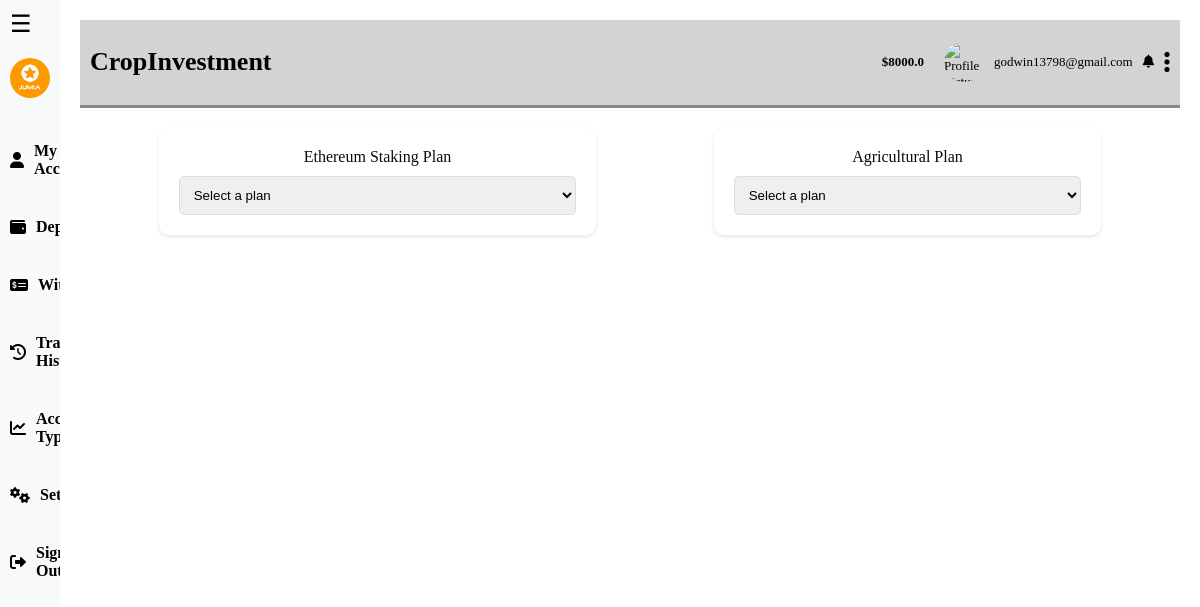
/account (signed in), run on the app's committed database.
### main/auth/models.py (models this page shows, shortened)
class User(db.Model, UserMixin):
    id = db.Column(db.Integer, primary_key=True)
    username = db.Column(db.String(80), unique=True, nullable=False)
    email = db.Column(db.String(120), unique=True, nullable=False)
    password = db.Column(db.String(120), nullable=False)
    country = db.Column(db.String(50), nullable=False)
    first_name = db.Column(db.String(50), nullable=False)
    last_name = db.Column(db.String(50), nullable=False)
    profile_picture = db.Column(db.String(200), nullable=True)
    home_address = db.Column(db.String(200), nullable=False)
    contact = db.Column(db.String(20), nullable=False)
    job_title = db.Column(db.String(100))
    date_created = db.Column(db.DateTime, default=datetime.utcnow)
    balance = db.Column(db.Float, nullable=False, default=0.0)
    account_type = db.Column(db.String(200), )
    driver_license = db.Column(db.String(200), nullable=True)

### app.py (the view)
@app.route('/account', methods=['GET', 'POST'])
def account():
    return render_template("pages/account.html", user=current_user)

### main/auth/route.py (called while the page is built)
@login_manager.user_loader
def load_user(user_id):
    return User.query.get(int(user_id))

### main/templates/pages/account.html (shortened to what this page needs)
{% extends "base.html" %}
{% block content %}
<div class="plan-container">
    <div class="plan-box">
        <label for="ethereum-plans">Ethereum Staking Plan</label>
        <select id="ethereum-plans" onchange="selectPlan(this.value)">
            <option value="" disabled selected>Select a plan</option>
        </select>
    </div>
    <div class="plan-box">
        <label for="agriculture-plans">Agricultural Plan</label>
        <select id="agriculture-plans" onchange="selectPlan(this.value)">
            <option value="" disabled selected>Select a plan</option>
        </select>
    </div>
</div>
{% endblock %}

### main/templates/base.html (shortened to what this page needs)
<!DOCTYPE html>
<html lang="en">
<head>
    <link rel="stylesheet" href="https://cdnjs.cloudflare.com/ajax/libs/font-awesome/6.0.0-beta3/css/all.min.css">
</head>
<body>
    <div class="sidebar">
        <div class="sidebar-header">
            <span class="menu-icon" onclick="toggleSidebar()">☰</span>
        </div>
        <div class="profile-info">
          <img src="{{ url_for('static', filename='uploads/' ~ user.profile_picture if user.profile_picture else 'images/adminIcon.png') }}" alt="Profile Picture" class="user-icon" id="profilePicture">
        </div>
        <nav>
            <ul>
                <li><a href="{{ url_for('dashboard') }}"><i class="fas fa-user"></i>My Account</a></li>
                <li><a href="{{ url_for('deposit') }}"><i class="fas fa-wallet"></i>Deposit</a></li>
                <li><a href="{{ url_for('withdrawal') }}"><i class="fas fa-money-check-alt"></i>Withdrawal</a></li>
                <li><a href="{{ url_for('transaction') }}"><i class="fas fa-history"></i>Transaction History</a></li>
                <li><a href="{{ url_for('account') }}"><i class="fas fa-chart-line"></i>Account Type</a></li>
                <li><a href="{{ url_for('setting.setting') }}"><i class="fas fa-cogs"></i>Settings</a></li>
                <li><a href="/signout"><i class="fas fa-sign-out-alt"></i>Sign Out</a></li>
            </ul>
        </nav>
    </div>
    <div class="main-content">
        <header>
            <h1>CropInvestment</h1>
            <div class="user-notification">
                <span class="balance">${{ user.balance }}</span>
                <img src="{{ url_for('static', filename='images/adminIcon.png') }}" alt="Profile Picture" class="user-icon" id="headerProfilePicture">
                <p class="user-email">{{ user.email }}</p>
                <div class="notification-bell">
                    <i class="fas fa-bell" style="color: black;"></i>
                </div>
                <div class="dot-menu">
                    <i class="fas fa-ellipsis-v dot-icon"></i>
                </div>
            </div>
        </header>
        {% block content %}
        {% endblock %}
    </div>
</body>
</html>

### main/templates/base.html (style rules this page uses)
body { font-family: Unna; display: flex; margin: 0; padding: 0; height: 100vh; background-color: #f7f8fa; }
.sidebar { width: 60px; background-color: #f8f9fa; transition: width 0.3s; overflow-y: auto; }
.sidebar-header { display: flex; align-items: center; padding: 10px; }
.menu-icon { cursor: pointer; font-size: 24px; }
.profile-info { text-align: center; padding: 10px; }
.profile-info img { border-radius: 50%; width: 40px; height: 40px; transition: width 0.3s, height 0.3s; cursor: pointer; }
.sidebar nav ul { list-style: none; padding: 0; margin: 20px 0; }
.sidebar nav ul li { margin: 20px 0; }
.sidebar nav ul li a { text-decoration: none; color: #000; display: flex; align-items: center; padding: 10px; font-weight: bold; }
.sidebar nav ul li a i { margin-right: 10px; }
.main-content { flex-grow: 1; padding: 20px; background-color: #fff; overflow-y: auto; }
header { display: flex; justify-content: space-between; align-items: center; padding: 10px; background-color: #d3d3d3; border-bottom: 3px solid #888; position: relative; font-size: small; }
.user-notification { display: flex; align-items: center; }
.user-icon { width: 40px; height: 40px; border-radius: 50%; margin-right: 10px; cursor: pointer; }
.user-email { margin-right: 10px; }
.notification-bell { position: relative; }
.balance { font-weight: bold; margin-right: 20px; }
.dot-menu { position: relative; display: inline-block; }
.dot-icon { margin-left: 10px; font-size: 24px; cursor: pointer; }
.plan-container { display: flex; justify-content: space-around; padding: 20px; margin-bottom: 20%; color: #31d35c; }
.plan-box { background-color: #fff; padding: 20px; box-shadow: 0 2px 4px rgba(0,0,0,0.1); border-radius: 10px; text-align: center; color: #0a0a0a; }
.plan-box select { margin-top: 10px; padding: 10px; width: 100%; border: 1px solid #ddd; border-radius: 5px; }

### main/templates/pages/account.html (style rules this page uses)
.plan-container { display: flex; justify-content: space-around; padding: 20px; margin-bottom: 20%; color: #31d35c; }
.plan-box { background-color: #fff; padding: 20px; box-shadow: 0 2px 4px rgba(0,0,0,0.1); border-radius: 10px; text-align: center; color: #0a0a0a; }

### data on the page
User: profile_picture (picture), balance "8000.0", email "godwin13798@gmail.com"
